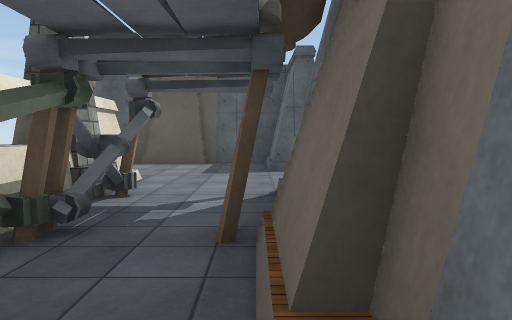
[1] (above)

18 first-person views from a walk through a Unity game level. The camera is 1.4 m above the floor, tilts 4° down and sees 70° across. The floor is counted in squares, 2 m on a side. Each view is taken from the middle of a square. On the plan, view 1 faces up. The plan holds only what a view shows up to about 11 squares ahead; the rest is blank. Some surface patterns are stand-ins.

[2]
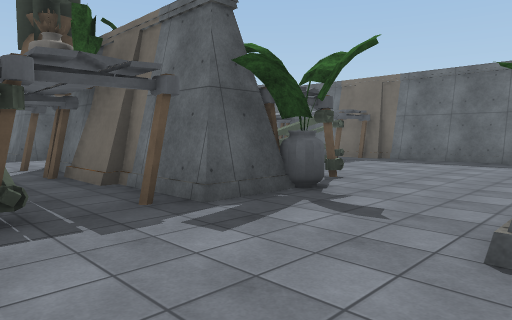

[3]
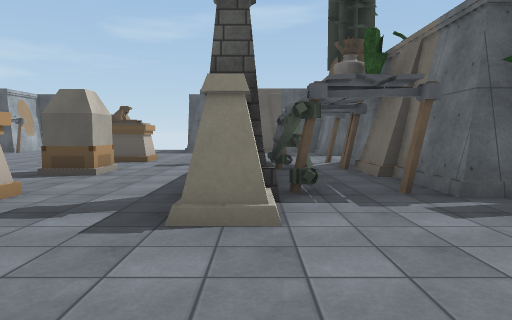

[4]
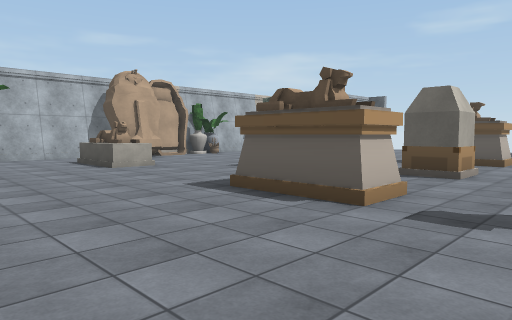

[5]
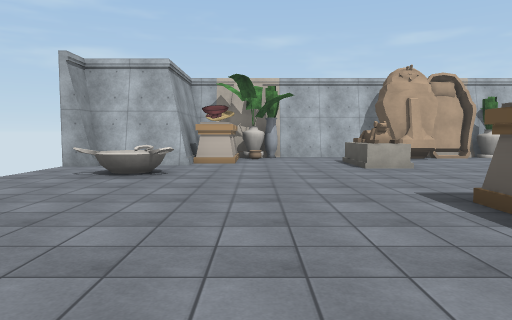

[6]
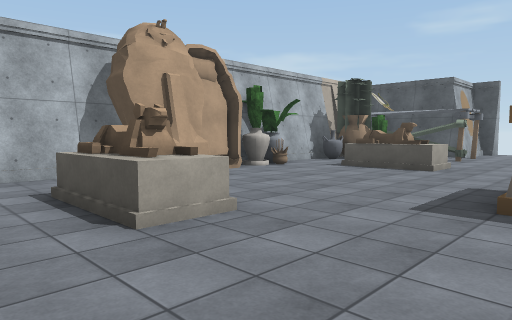

[7]
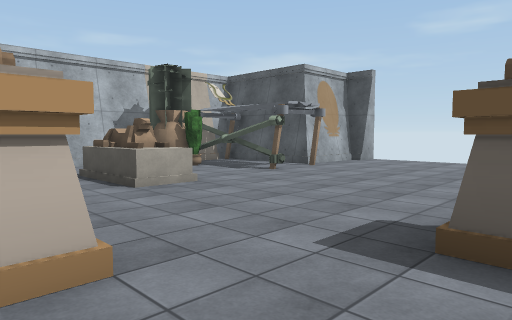

[8]
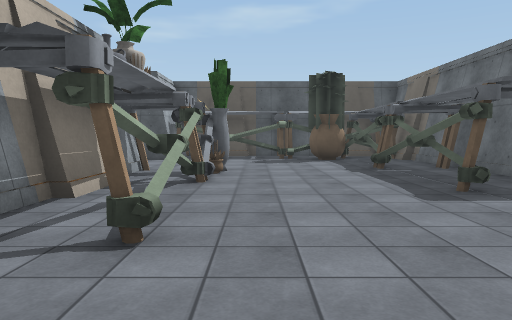

[9]
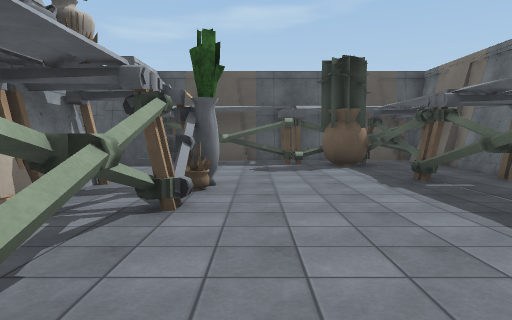

[10]
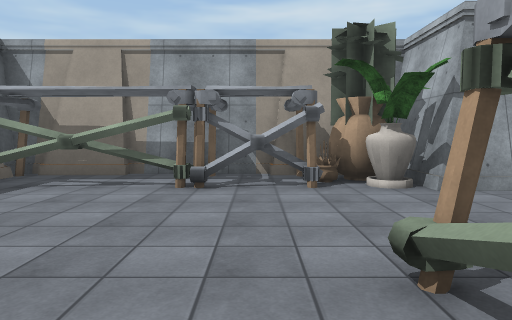

[11]
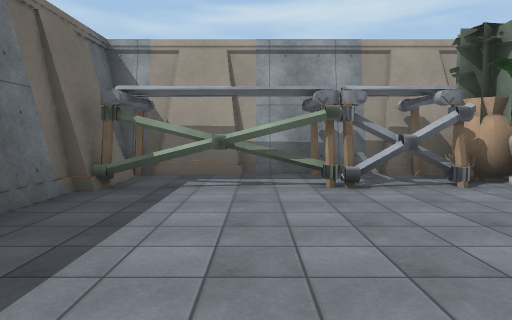

[12]
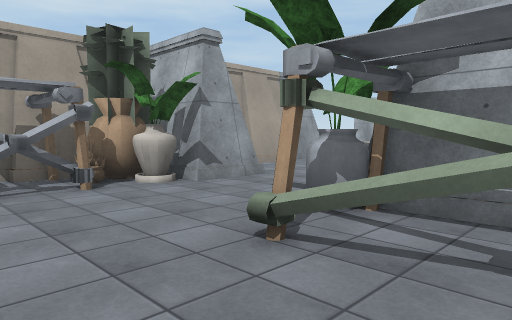

[13]
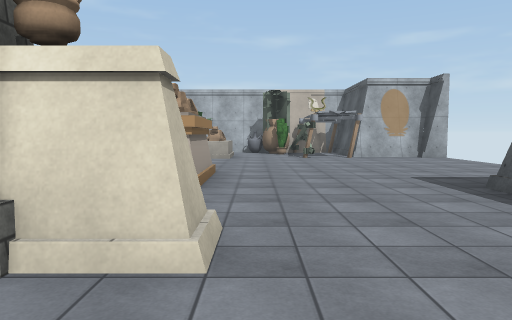

[14]
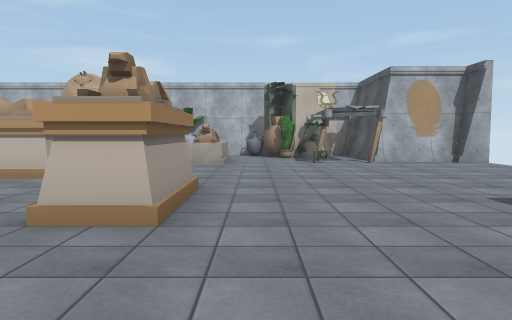

[15]
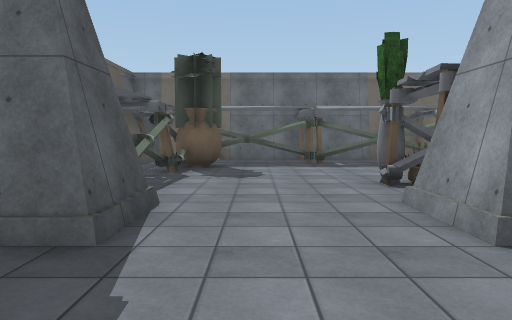

[16]
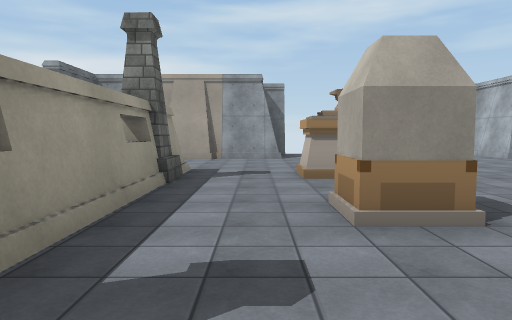

[17]
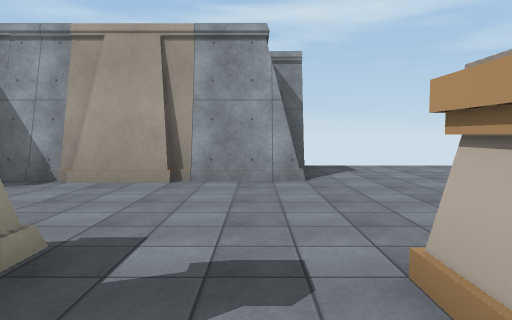

[18]
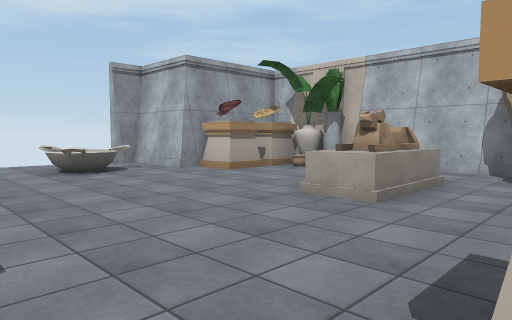

### Floor plan
Ten units are one square. View 1 is at (0, 0); x grows to the right and y downward. Boxes are objects, and circles mark ways between rooms. Rooms are numbered by the first view taken in them; rooms with no view inside come last. Other rooms are left out.
<svg viewBox="-150 -124 240 211">
<path fill="none" stroke="#000" d="M2 -15 2 -25M4 -15 4 -24M4 9 4 -13M-26 -55 -20 -55 -20 -26M4 -24 4 -43 17 -43 17 5M-18 21 -25 21 -25 -30M15 -11 15 9 4 9M15 -43 15 -30M2 37 15 37 15 54M-47 57 0 57M15 -91 15 -71 4 -71 4 -91 -48 -91M-51 77 -46 77M24 57 84 57 84 -11M36 54 36 57M-145 2 -145 36M-145 -63 -145 -29M-110 -119 -110 -112 -114 -112 -114 -91 -143 -91 -143 -80M60 -91 29 -91M84 -24 84 -91M-140 57 -114 57 -114 77 -110 77 -110 82M82 -71 82 -85M76 -91 67 -91M82 50 82 37 85 37M20 -23 20 -11M-13 -89 -28 -89M-27 54 -12 54M25 54 36 54M37 -89 30 -89M-141 -85 -141 -79M63 54 78 54M77 -89 67 -89"/>
<rect x="-15" y="-15" width="10" height="10" fill="#bbb"><title>other object</title></rect>
<rect x="-145" y="45" width="10" height="10" fill="#bbb"><title>other object</title></rect>
<rect x="-145" y="35" width="10" height="10" fill="#bbb"><title>other object</title></rect>
<rect x="-145" y="25" width="10" height="10" fill="#bbb"><title>other object</title></rect>
<rect x="-145" y="-25" width="20" height="30" fill="#bbb"><title>other object</title></rect>
<rect x="-145" y="-35" width="10" height="10" fill="#bbb"><title>other object</title></rect>
<rect x="-145" y="-45" width="10" height="10" fill="#bbb"><title>other object</title></rect>
<rect x="-145" y="-55" width="10" height="10" fill="#bbb"><title>other object</title></rect>
<rect x="-145" y="-65" width="10" height="10" fill="#bbb"><title>other object</title></rect>
<rect x="-145" y="-75" width="10" height="10" fill="#bbb"><title>other object</title></rect>
<rect x="-135" y="35" width="10" height="10" fill="#bbb"><title>other object</title></rect>
<rect x="-135" y="-45" width="10" height="10" fill="#bbb"><title>other object</title></rect>
<rect x="-135" y="-75" width="10" height="10" fill="#bbb"><title>other object</title></rect>
<rect x="-135" y="-85" width="30" height="10" fill="#bbb"><title>other object</title></rect>
<rect x="-125" y="45" width="10" height="10" fill="#bbb"><title>other object</title></rect>
<rect x="-125" y="5" width="20" height="10" fill="#bbb"><title>other object</title></rect>
<rect x="-125" y="-55" width="20" height="10" fill="#bbb"><title>other object</title></rect>
<rect x="-105" y="55" width="20" height="20" fill="#bbb"><title>other object</title></rect>
<rect x="-85" y="-25" width="10" height="20" fill="#bbb"><title>other object</title></rect>
<rect x="-65" y="5" width="20" height="10" fill="#bbb"><title>other object</title></rect>
<rect x="-65" y="-55" width="20" height="10" fill="#bbb"><title>other object</title></rect>
<rect x="-55" y="-15" width="10" height="10" fill="#bbb"><title>other object</title></rect>
<rect x="-55" y="-25" width="10" height="10" fill="#bbb"><title>other object</title></rect>
<rect x="-25" y="5" width="10" height="10" fill="#bbb"><title>other object</title></rect>
<rect x="-25" y="-45" width="10" height="10" fill="#bbb"><title>other object</title></rect>
<rect x="-15" y="-45" width="10" height="10" fill="#bbb"><title>other object</title></rect>
<rect x="15" y="35" width="20" height="20" fill="#bbb"><title>other object</title></rect>
<rect x="15" y="35" width="10" height="10" fill="#bbb"><title>other object</title></rect>
<rect x="15" y="25" width="10" height="10" fill="#bbb"><title>other object</title></rect>
<rect x="15" y="15" width="10" height="10" fill="#bbb"><title>other object</title></rect>
<rect x="15" y="5" width="10" height="10" fill="#bbb"><title>other object</title></rect>
<rect x="25" y="-25" width="10" height="30" fill="#bbb"><title>other object</title></rect>
<rect x="25" y="-35" width="10" height="10" fill="#bbb"><title>other object</title></rect>
<rect x="25" y="-45" width="10" height="10" fill="#bbb"><title>other object</title></rect>
<rect x="25" y="-55" width="10" height="10" fill="#bbb"><title>other object</title></rect>
<rect x="25" y="-85" width="20" height="10" fill="#bbb"><title>other object</title></rect>
<rect x="35" y="35" width="10" height="10" fill="#bbb"><title>other object</title></rect>
<rect x="45" y="35" width="30" height="20" fill="#bbb"><title>other object</title></rect>
<rect x="45" y="-85" width="10" height="10" fill="#bbb"><title>other object</title></rect>
<rect x="55" y="-85" width="10" height="20" fill="#bbb"><title>other object</title></rect>
<rect x="65" y="-55" width="10" height="40" fill="#bbb"><title>other object</title></rect>
<rect x="65" y="-75" width="10" height="20" fill="#bbb"><title>other object</title></rect>
<rect x="65" y="-85" width="10" height="10" fill="#bbb"><title>other object</title></rect>
<circle cx="-10" cy="-30" r="3" fill="#2a7"/>
<circle cx="-10" cy="10" r="3" fill="#2a7"/>
<text x="-10" y="-10">1</text>
<text x="-40" y="-20">2</text>
</svg>
Room 1 opens to room 2.

Where each view was taken, in squares from view 1:
view 1: 0 up, 0 right, facing up
view 2: 4 down, 2 left, facing up-right
view 3: 5 down, 2 left, facing up
view 4: 5 down, 3 left, facing up-left
view 5: 4 down, 3 left, facing left
view 6: 3 down, 8 left, facing up-left
view 7: 2 up, 6 left, facing up-left
view 8: 3 down, 4 right, facing up
view 9: 1 down, 4 right, facing up
view 10: 1 up, 4 right, facing down
view 11: 1 up, 6 right, facing down
view 12: 1 up, 5 right, facing down-left
view 13: 6 up, 0 right, facing left
view 14: 6 up, 2 left, facing left
view 15: 6 up, 2 left, facing right
view 16: 5 up, 4 left, facing down
view 17: 0 up, 4 left, facing down
view 18: 1 up, 7 left, facing down-left
